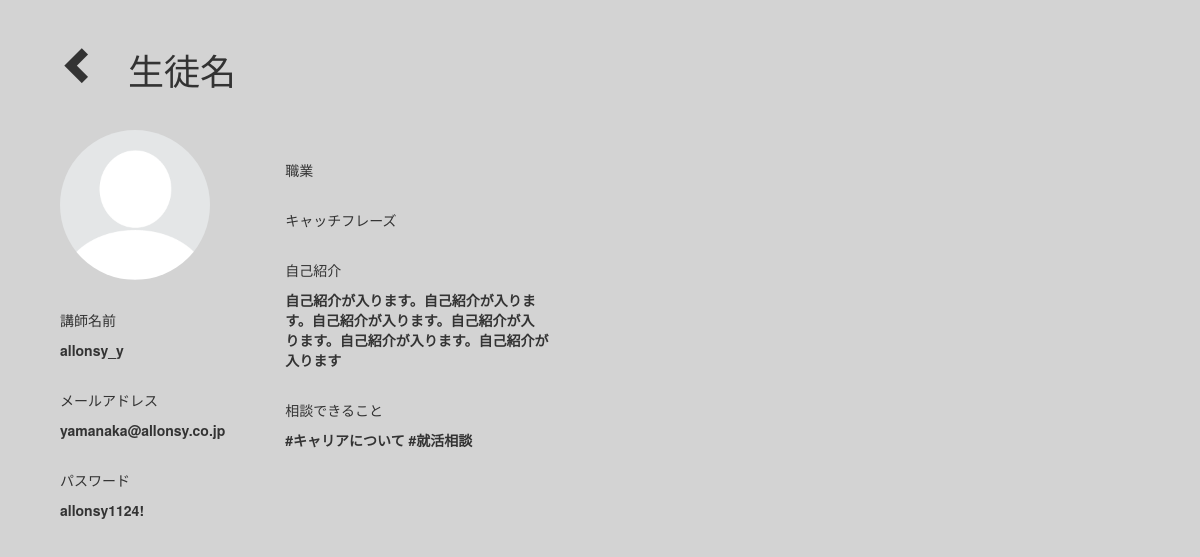
The page /student_page/74 (signed in) on the database as committed earlier.
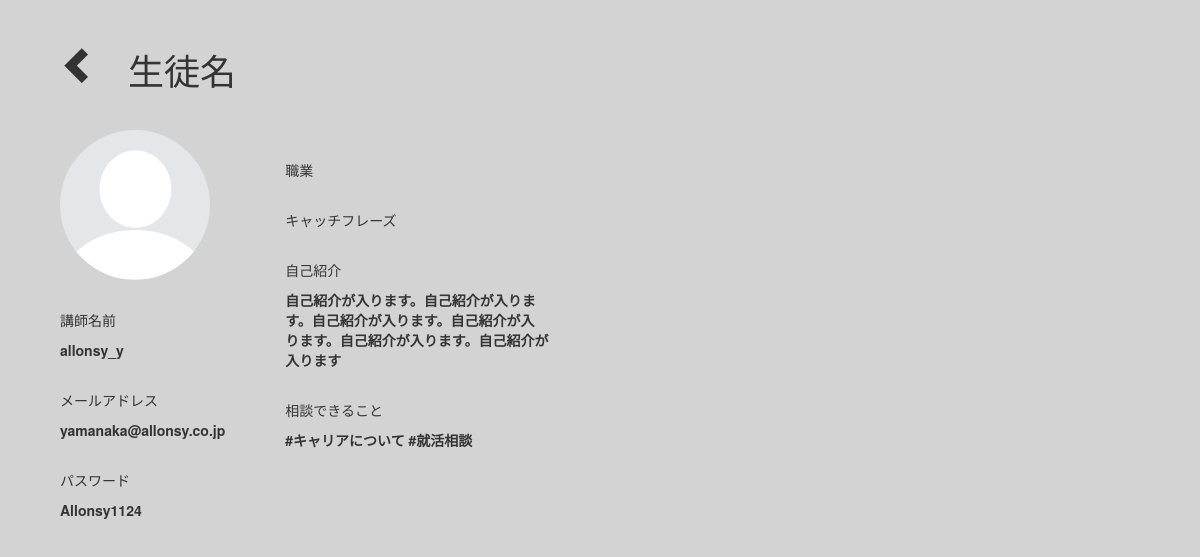
The same page on the database as committed later.
### main/models.py (models this page shows)
class User(AbstractUser):
    Id = models.AutoField(primary_key=True)
    name = models.CharField(max_length=50)
    age = models.IntegerField(default=0)
    blocked = models.BooleanField(default=False)
    img = models.ImageField(upload_to='media', default='default.png')
    last_login = models.CharField(max_length = 30)
    email = models.EmailField()
    password = models.CharField(max_length=20)
    username = models.CharField(default=email, max_length=200, unique=True)
    intro_msg = models.CharField(max_length = 200)
    catch_phrase = models.CharField(max_length = 200)

### main/views.py (the view)
# urls.py: url(r'^student_page/(?P<stu_id>.+)', views.student_page, name="student_page"),
def student_page(request, stu_id):
    if not 'is_logged' in request.session.keys():
        messages.success(request, 'あなたが最初にログインする必要があります')
        return redirect('mylogin')
    stu = Student.objects.get(pk=stu_id)
    return render(request, 'student_page.html', {'stu':stu})

### templates/student_page.html (shortened to what this page needs)
{% load static %}
<!DOCTYPE html>
<html lang="en">
<head>
    <link rel="stylesheet" href="https://stackpath.bootstrapcdn.com/bootstrap/4.5.0/css/bootstrap.min.css"
>
    <link rel="stylesheet" href="https://cdnjs.cloudflare.com/ajax/libs/font-awesome/4.7.0/css/font-awesome.min.css">
    <link rel="stylesheet" href="https://maxcdn.bootstrapcdn.com/bootstrap/3.3.7/css/bootstrap.min.css">
    <link rel="stylesheet" href="{% static 'css/styles_admin.css' %}">
</head>
<body>
    <header class="row ml-5 mt-5">
        <i class="glyphicon glyphicon-chevron-left ml-5 mt-4" style="font-size:38px" id='goBack'> </i>
        <h1 class="ml-5">生徒名
        </h1>
    </header>
    <div class="row ml-5 mt-5">
        <div class="column">
            <img src="{{MEDIA_URL}}/media/default.png" class="rounded-circle ml-5">
            <div class="ml-5 mt-5">
                <p>講師名前
                </p>
                <p id='Student' class="font-weight-bold">{{stu.name}}</p>
            </div>
            <div class="ml-5 mt-5">
                <p>メールアドレス</p>
                <p id='emailAddress' class="font-weight-bold">{{stu.email}}</p>
            </div>
            <div class="ml-5 mt-5">
                <p>パスワード
                </p>
                <p id='password' class="font-weight-bold">{{stu.password}}</p>
            </div>
        </div>
        <div class="ml-5 mt-5 w-25">
            <div class="ml-5">
                <p>職業
                </p>
            </div>
            <div class="ml-5 mt-5">
                <p>キャッチフレーズ
                </p>
            </div>
            <div class="ml-5 mt-5">
                <p>自己紹介
                </p>
                <p class="font-weight-bolder" id='selfIntroduction'>自己紹介が入ります。自己紹介が入りま
                    す。自己紹介が入ります。自己紹介が入
                    ります。自己紹介が入ります。自己紹介が
                    入ります</p>
            </div>
            <div class="ml-5 mt-5">
                <p>相談できること
                </p>
                <p class="font-weight-bolder" id='askFor'>#キャリアについて #就活相談</p>
            </div>
        </div>
    </div>
</body>
</html>

Rows that differ between the two databases and show on the page:
changed User "allonsy_y": password "allonsy1124!" → "Allonsy1124"
